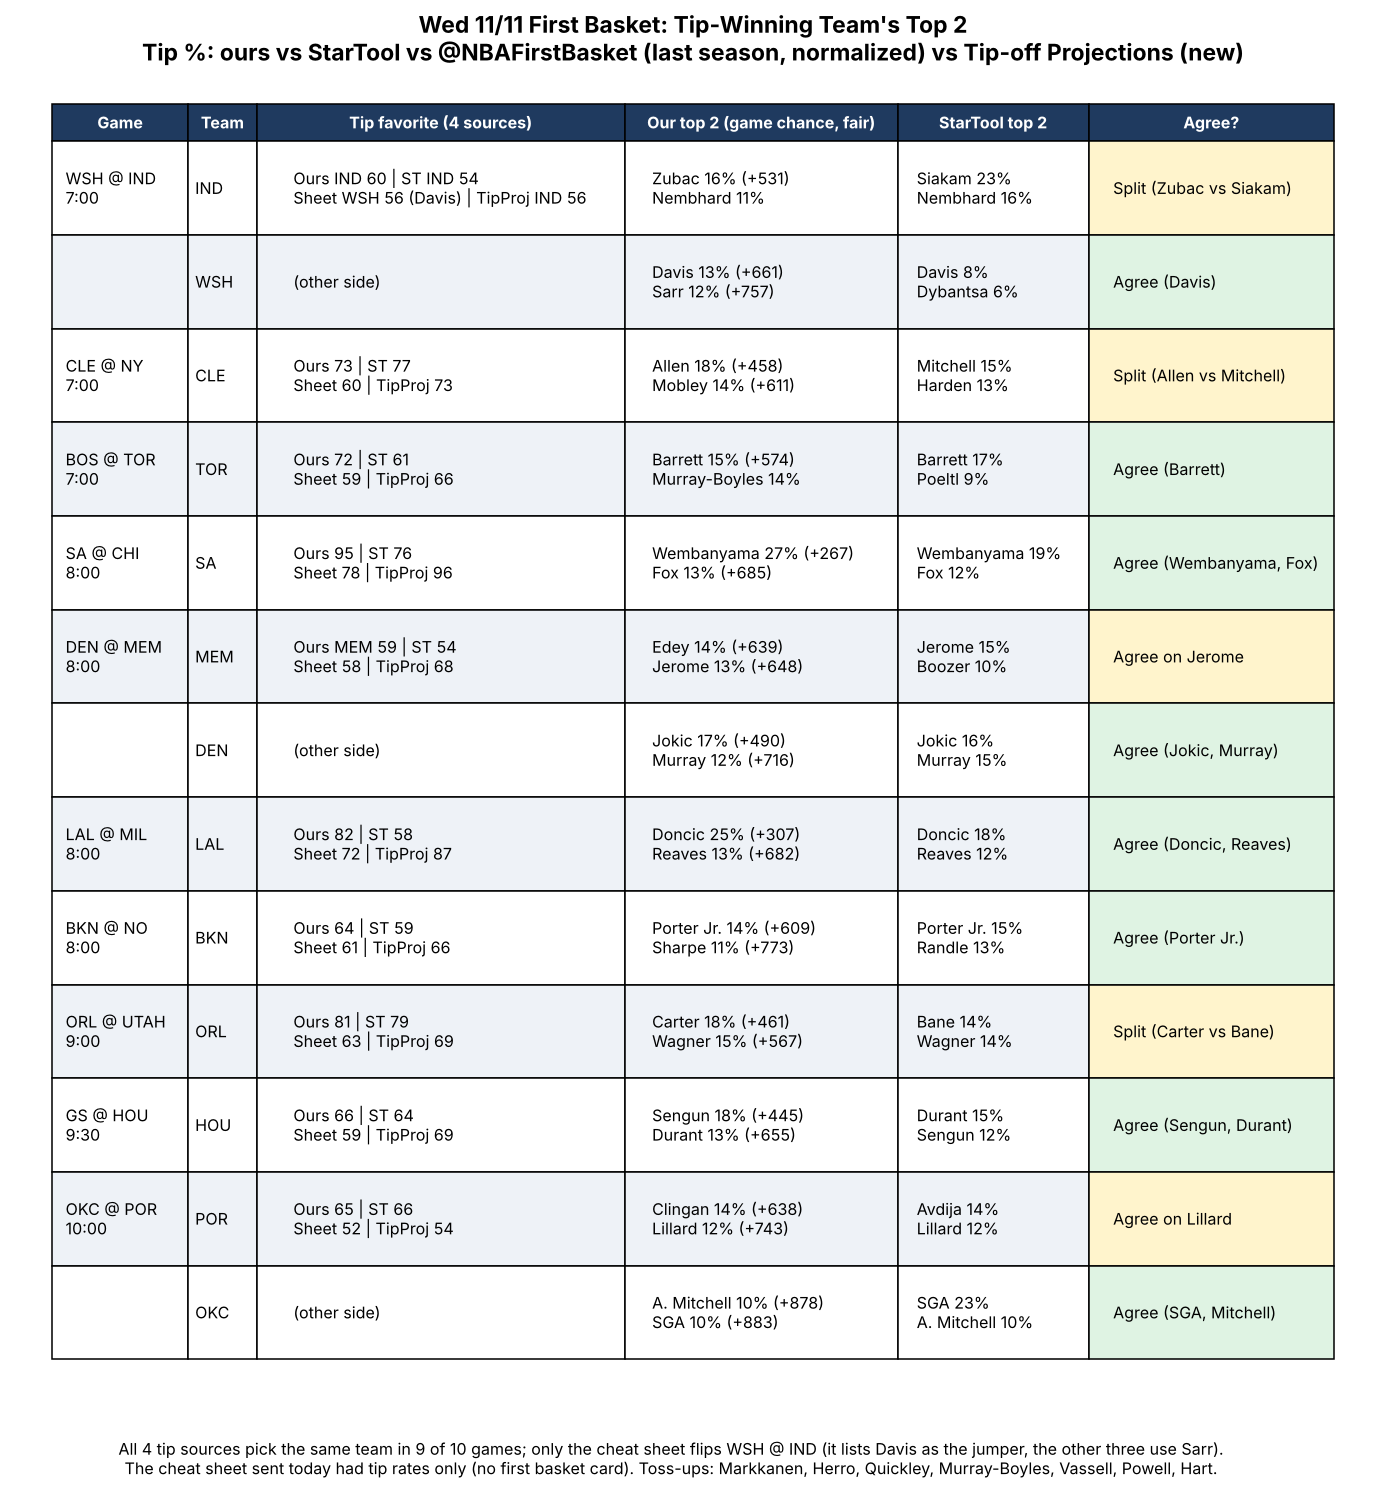

The script that saved this image:
import matplotlib; matplotlib.use('Agg')
import matplotlib.pyplot as plt
# cols: game, team, tip (ours / StarTool / sheet last-season normalized / Tip-off Projections), our top 2, StarTool top 2, agree flag, color
rows=[
["WSH @ IND\n7:00","IND","Ours IND 60 | ST IND 54\nSheet WSH 56 (Davis) | TipProj IND 56","Zubac 16% (+531)\nNembhard 11%","Siakam 23%\nNembhard 16%","Split (Zubac vs Siakam)","y"],
["","WSH","(other side)","Davis 13% (+661)\nSarr 12% (+757)","Davis 8%\nDybantsa 6%","Agree (Davis)","g"],
["CLE @ NY\n7:00","CLE","Ours 73 | ST 77\nSheet 60 | TipProj 73","Allen 18% (+458)\nMobley 14% (+611)","Mitchell 15%\nHarden 13%","Split (Allen vs Mitchell)","y"],
["BOS @ TOR\n7:00","TOR","Ours 72 | ST 61\nSheet 59 | TipProj 66","Barrett 15% (+574)\nMurray-Boyles 14%","Barrett 17%\nPoeltl 9%","Agree (Barrett)","g"],
["SA @ CHI\n8:00","SA","Ours 95 | ST 76\nSheet 78 | TipProj 96","Wembanyama 27% (+267)\nFox 13% (+685)","Wembanyama 19%\nFox 12%","Agree (Wembanyama, Fox)","g"],
["DEN @ MEM\n8:00","MEM","Ours MEM 59 | ST 54\nSheet 58 | TipProj 68","Edey 14% (+639)\nJerome 13% (+648)","Jerome 15%\nBoozer 10%","Agree on Jerome","y"],
["","DEN","(other side)","Jokic 17% (+490)\nMurray 12% (+716)","Jokic 16%\nMurray 15%","Agree (Jokic, Murray)","g"],
["LAL @ MIL\n8:00","LAL","Ours 82 | ST 58\nSheet 72 | TipProj 87","Doncic 25% (+307)\nReaves 13% (+682)","Doncic 18%\nReaves 12%","Agree (Doncic, Reaves)","g"],
["BKN @ NO\n8:00","BKN","Ours 64 | ST 59\nSheet 61 | TipProj 66","Porter Jr. 14% (+609)\nSharpe 11% (+773)","Porter Jr. 15%\nRandle 13%","Agree (Porter Jr.)","g"],
["ORL @ UTAH\n9:00","ORL","Ours 81 | ST 79\nSheet 63 | TipProj 69","Carter 18% (+461)\nWagner 15% (+567)","Bane 14%\nWagner 14%","Split (Carter vs Bane)","y"],
["GS @ HOU\n9:30","HOU","Ours 66 | ST 64\nSheet 59 | TipProj 69","Sengun 18% (+445)\nDurant 13% (+655)","Durant 15%\nSengun 12%","Agree (Sengun, Durant)","g"],
["OKC @ POR\n10:00","POR","Ours 65 | ST 66\nSheet 52 | TipProj 54","Clingan 14% (+638)\nLillard 12% (+743)","Avdija 14%\nLillard 12%","Agree on Lillard","y"],
["","OKC","(other side)","A. Mitchell 10% (+878)\nSGA 10% (+883)","SGA 23%\nA. Mitchell 10%","Agree (SGA, Mitchell)","g"],
]
fig,ax=plt.subplots(figsize=(16,0.95*len(rows)+2.4)); ax.axis('off')
ax.set_title("Wed 11/11 First Basket: Tip-Winning Team's Top 2\nTip %: ours vs StarTool vs @NBAFirstBasket (last season, normalized) vs Tip-off Projections (new)",fontsize=15,fontweight='bold',pad=12)
tb=ax.table(cellText=[r[:6] for r in rows],colLabels=["Game","Team","Tip favorite (4 sources)","Our top 2 (game chance, fair)","StarTool top 2","Agree?"],
  colWidths=[0.1,0.05,0.27,0.2,0.14,0.18],loc='upper center',cellLoc='left')
tb.auto_set_font_size(False); tb.set_fontsize(10.5)
col={'g':'#dff3e3','y':'#fff4cc','r':'#fbe1e1'}
for (r,c),cl in tb.get_celld().items():
    cl.set_height(0.075 if r>0 else 0.03)
    if r==0:
        cl.set_facecolor('#1f3a5f'); cl.get_text().set_color('white'); cl.get_text().set_fontweight('bold')
    else:
        if r%2==0: cl.set_facecolor('#eef2f7')
        if c==5: cl.set_facecolor(col[rows[r-1][6]])
plt.figtext(0.5,0.02,"All 4 tip sources pick the same team in 9 of 10 games; only the cheat sheet flips WSH @ IND (it lists Davis as the jumper, the other three use Sarr).\nThe cheat sheet sent today had tip rates only (no first basket card). Toss-ups: Markkanen, Herro, Quickley, Murray-Boyles, Vassell, Powell, Hart.",ha='center',fontsize=10.5)
plt.savefig('/home/user/Defined-Risk-Trading/analysis/nba/out/charts/fb_tipteam_3way_2026-11-11.png',dpi=110,bbox_inches='tight')
